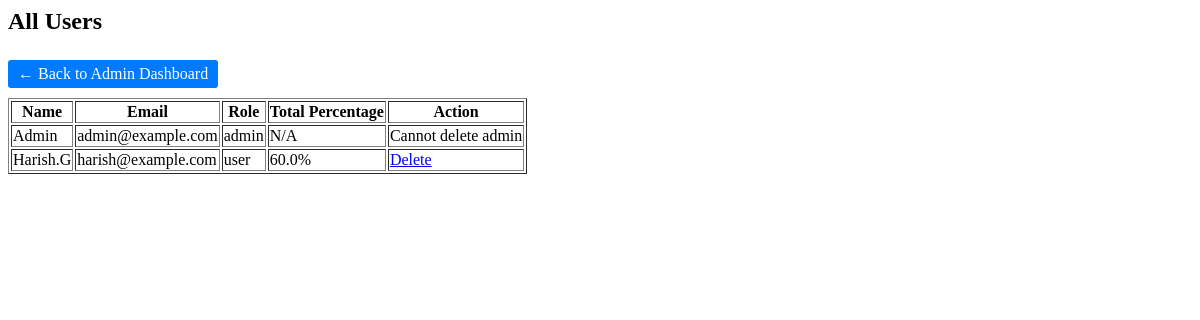
The app's page /admin/users (signed in) with its own data.
### models/models.py (models this page shows)
class User(db.Model):
    id = db.Column(db.Integer, primary_key=True)
    email = db.Column(db.String(100), unique=True, nullable=False)  # Used for login
    password = db.Column(db.String(60), nullable=False)
    full_name = db.Column(db.String(100), nullable=False)
    qualification = db.Column(db.String(100), nullable=True)
    dob = db.Column(db.String(10), nullable=True)                   # Format: YYYY-MM-DD
    role = db.Column(db.String(10), nullable=False, default='user') # admin or user

### app.py (the view)
@app.route("/admin/users")
def view_users():
    if not admin_required():
        return redirect(url_for("login"))
    users = User.query.all()
    for user in users:
        quiz_attempts = Score.query.filter_by(user_id=user.id).all()   # Object with all quiz attemts of this user
        total_score = sum(attempt.total_scored for attempt in quiz_attempts) # Total correct questions
        total_questions = sum(attempt.total_questions for attempt in quiz_attempts) # Total no. of questions
        if total_questions > 0:
            user.total_percentage = (total_score / total_questions) * 100
        else:
            user.total_percentage = None  # No attempts yet
    return render_template("view_users.html", users=users)

### app.py (called while the page is built)
def admin_required():
    return "user_id" in session and session["role"] == "admin"

### templates/view_users.html (shortened to what this page needs)
<head>
    <head><link rel="stylesheet" href="{{ url_for('static', filename='styles.css') }}"></head>
</head>
<h2>All Users</h2>
<a class="button" href="{{ url_for('admin_dashboard') }}">← Back to Admin Dashboard</a>
<table border="1" style="margin-top: 10px;">
    <tr>
        <th>Name</th>
        <th>Email</th>
        <th>Role</th>
        <th>Total Percentage</th>
        <th>Action</th>
    </tr>
    {% for user in users %}
        <tr>
            <td>{{ user.full_name }}</td>
            <td>{{ user.email }}</td>
            <td>{{ user.role }}</td>
            <td>
                {% if user.total_percentage is not none %}
                    {{ user.total_percentage | round(2) }}%
                {% else %}
                    N/A
                {% endif %}
            </td>
            <td>
                {% if user.role != "admin" %}
                    <a href="{{ url_for('delete_user', user_id=user.id) }}"
                       onclick="return confirm('Are you sure you want to delete this user?')">
                        Delete
                    </a>
                {% else %}
                    <span>Cannot delete admin</span>
                {% endif %}
            </td>
        </tr>
    {% endfor %}
</table>

### static/styles.css (style rules this page uses)
.button { display: inline-block; margin-top: 5px; padding: 5px 10px; text-decoration: none; background-color: #007bff; color: white; border-radius: 3px; }

### records on screen
User: full_name "Admin", email "admin@example.com", role "admin", shows "N/A", shows "Cannot delete admin"
User: full_name "Harish.G", email "harish@example.com", role "user", total_percentage "60.0"
